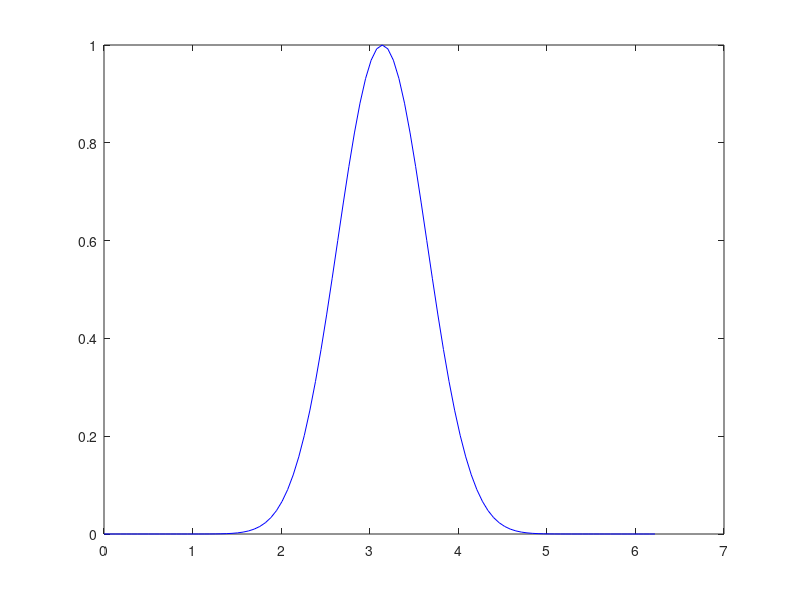

Write MATLAB code to recreate this figure. (Note: this script raises an error after producing the figure.)
%% central difference
%  major << dispersion >> error

N_max = 100;

figure( 'Name', 'Central difference causes dispersion error in advection equation' );


%% initial solution
x0 = [0:N_max-1] / N_max * 2*pi;
u0 = sin( x0/2 ) .^16;
p1 = plot( x0, u0, 'b' );

%% obvious error appears when <N> is small s.t <dx> is big
hold on;
p2 = [];
t = [];
for N = 1 : 30  % number of periods
    delete( p2 ); % to update p2
    delete( t );

    [t,u] = ode45( @dudt_central, [ 0, 2*N*pi ], u0 );

    p2 = plot( x0, u(end,:), 'r' );
    
    axis( [ 0, 7, 0, 1 ] );
    
    txt = [ 'N = ', num2str(N) ];
    t = text( 5, 0.8, txt );
  
    drawnow;
  
end

hold off;

